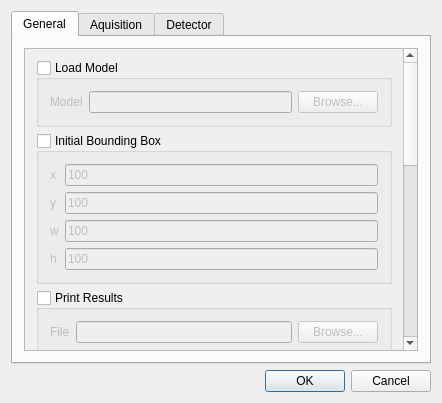
<?xml version="1.0" encoding="UTF-8"?>
<ui version="4.0">
 <class>ConfigDialog</class>
 <widget class="QDialog" name="QOpenTLD">
  <property name="geometry">
   <rect>
    <x>0</x>
    <y>0</y>
    <width>442</width>
    <height>403</height>
   </rect>
  </property>
  <property name="windowTitle">
   <string>QOpenTLD</string>
  </property>
  <property name="windowIcon">
   <iconset resource="../../../res/rcs.qrc">
    <normaloff>:/res/img/opentld.png</normaloff>:/res/img/opentld.png</iconset>
  </property>
  <property name="sizeGripEnabled">
   <bool>false</bool>
  </property>
  <layout class="QVBoxLayout" name="verticalLayout">
   <item>
    <widget class="QTabWidget" name="tabWidget">
     <property name="currentIndex">
      <number>0</number>
     </property>
     <widget class="QWidget" name="tab_general">
      <attribute name="title">
       <string>General</string>
      </attribute>
      <layout class="QHBoxLayout" name="horizontalLayout_3">
       <item>
        <widget class="QScrollArea" name="scrollArea_general">
         <property name="widgetResizable">
          <bool>true</bool>
         </property>
         <widget class="QWidget" name="scrollAreaWidgetContents_general">
          <property name="geometry">
           <rect>
            <x>0</x>
            <y>0</y>
            <width>384</width>
            <height>810</height>
           </rect>
          </property>
          <layout class="QGridLayout" name="gridLayout_3">
           <item row="0" column="0" colspan="2">
            <widget class="QGroupBox" name="groupBox_loadModel">
             <property name="title">
              <string>Load Model</string>
             </property>
             <property name="checkable">
              <bool>true</bool>
             </property>
             <property name="checked">
              <bool>false</bool>
             </property>
             <layout class="QHBoxLayout" name="horizontalLayout_2">
              <item>
               <widget class="QLabel" name="label_modelPath">
                <property name="text">
                 <string>Model</string>
                </property>
               </widget>
              </item>
              <item>
               <widget class="QLineEdit" name="lineEdit_modelPath"/>
              </item>
              <item>
               <widget class="QPushButton" name="pushButton_modelPath">
                <property name="text">
                 <string>Browse...</string>
                </property>
               </widget>
              </item>
             </layout>
            </widget>
           </item>
           <item row="1" column="0" colspan="2">
            <widget class="QGroupBox" name="groupBox_initialBoundingBox">
             <property name="title">
              <string>Initial Bounding Box</string>
             </property>
             <property name="checkable">
              <bool>true</bool>
             </property>
             <property name="checked">
              <bool>false</bool>
             </property>
             <layout class="QGridLayout" name="gridLayout_4">
              <item row="0" column="0">
               <widget class="QLabel" name="label_initialBoundingBoxX">
                <property name="text">
                 <string>x</string>
                </property>
               </widget>
              </item>
              <item row="1" column="0">
               <widget class="QLabel" name="label_initialBoundingBoxY">
                <property name="text">
                 <string>y</string>
                </property>
               </widget>
              </item>
              <item row="2" column="0">
               <widget class="QLabel" name="label_initialBoundingBoxW">
                <property name="text">
                 <string>w</string>
                </property>
               </widget>
              </item>
              <item row="3" column="0">
               <widget class="QLabel" name="label_initialBoundingBoxH">
                <property name="text">
                 <string>h</string>
                </property>
               </widget>
              </item>
              <item row="0" column="1">
               <widget class="QLineEdit" name="lineEdit_initialBoundingBoxX">
                <property name="text">
                 <string>100</string>
                </property>
               </widget>
              </item>
              <item row="1" column="1">
               <widget class="QLineEdit" name="lineEdit_initialBoundingBoxY">
                <property name="text">
                 <string>100</string>
                </property>
               </widget>
              </item>
              <item row="2" column="1">
               <widget class="QLineEdit" name="lineEdit_initialBoundingBoxW">
                <property name="text">
                 <string>100</string>
                </property>
               </widget>
              </item>
              <item row="3" column="1">
               <widget class="QLineEdit" name="lineEdit_initialBoundingBoxH">
                <property name="text">
                 <string>100</string>
                </property>
               </widget>
              </item>
             </layout>
            </widget>
           </item>
           <item row="7" column="0">
            <widget class="QLabel" name="label_theta">
             <property name="text">
              <string>Theta</string>
             </property>
            </widget>
           </item>
           <item row="7" column="1">
            <widget class="QLineEdit" name="lineEdit_theta">
             <property name="text">
              <string>0.8</string>
             </property>
            </widget>
           </item>
           <item row="3" column="0" colspan="2">
            <widget class="QGroupBox" name="groupBox_trajectory">
             <property name="title">
              <string>Trajectory</string>
             </property>
             <property name="checkable">
              <bool>true</bool>
             </property>
             <layout class="QHBoxLayout" name="horizontalLayout_5">
              <item>
               <widget class="QLabel" name="label_trajectory">
                <property name="text">
                 <string>Trajectory Frames</string>
                </property>
               </widget>
              </item>
              <item>
               <widget class="QLineEdit" name="lineEdit_trajectory">
                <property name="text">
                 <string>20</string>
                </property>
               </widget>
              </item>
             </layout>
            </widget>
           </item>
           <item row="9" column="0" colspan="2">
            <widget class="QCheckBox" name="checkBox_learning">
             <property name="text">
              <string>Learning</string>
             </property>
             <property name="checked">
              <bool>true</bool>
             </property>
            </widget>
           </item>
           <item row="8" column="0" colspan="2">
            <widget class="QCheckBox" name="checkBox_selectManually">
             <property name="text">
              <string>Select Manually</string>
             </property>
             <property name="checked">
              <bool>false</bool>
             </property>
            </widget>
           </item>
           <item row="10" column="0" colspan="2">
            <widget class="QCheckBox" name="checkBox_showOutput">
             <property name="text">
              <string>Show Output</string>
             </property>
             <property name="checked">
              <bool>true</bool>
             </property>
            </widget>
           </item>
           <item row="11" column="0" colspan="2">
            <widget class="QCheckBox" name="checkBox_showNotConfident">
             <property name="text">
              <string>Show Not Confident</string>
             </property>
             <property name="checked">
              <bool>true</bool>
             </property>
            </widget>
           </item>
           <item row="12" column="0" colspan="2">
            <widget class="QCheckBox" name="checkBox_showColorImage">
             <property name="text">
              <string>Show Color Image</string>
             </property>
            </widget>
           </item>
           <item row="13" column="0" colspan="2">
            <widget class="QCheckBox" name="checkBox_showDetections">
             <property name="text">
              <string>Show Detections</string>
             </property>
            </widget>
           </item>
           <item row="14" column="0" colspan="2">
            <widget class="QCheckBox" name="checkBox_showForeground">
             <property name="text">
              <string>Show Foreground</string>
             </property>
            </widget>
           </item>
           <item row="4" column="0" colspan="2">
            <widget class="QGroupBox" name="groupBox_saveOutput">
             <property name="title">
              <string>Save Output</string>
             </property>
             <property name="checkable">
              <bool>true</bool>
             </property>
             <property name="checked">
              <bool>false</bool>
             </property>
             <layout class="QHBoxLayout" name="horizontalLayout_6">
              <item>
               <widget class="QLabel" name="label_outputDir">
                <property name="text">
                 <string>Directory</string>
                </property>
               </widget>
              </item>
              <item>
               <widget class="QLineEdit" name="lineEdit_outputDir"/>
              </item>
              <item>
               <widget class="QPushButton" name="pushButton_outputDir">
                <property name="text">
                 <string>Browse...</string>
                </property>
               </widget>
              </item>
             </layout>
            </widget>
           </item>
           <item row="2" column="0" colspan="2">
            <widget class="QGroupBox" name="groupBox_printResults">
             <property name="title">
              <string>Print Results</string>
             </property>
             <property name="checkable">
              <bool>true</bool>
             </property>
             <property name="checked">
              <bool>false</bool>
             </property>
             <layout class="QHBoxLayout" name="horizontalLayout_7">
              <item>
               <widget class="QLabel" name="label_printResults">
                <property name="text">
                 <string>File</string>
                </property>
               </widget>
              </item>
              <item>
               <widget class="QLineEdit" name="lineEdit_printResults"/>
              </item>
              <item>
               <widget class="QPushButton" name="pushButton_printResults">
                <property name="text">
                 <string>Browse...</string>
                </property>
               </widget>
              </item>
             </layout>
            </widget>
           </item>
           <item row="6" column="0" colspan="2">
            <widget class="QGroupBox" name="groupBox_printTiming">
             <property name="title">
              <string>Print Timing</string>
             </property>
             <property name="checkable">
              <bool>true</bool>
             </property>
             <property name="checked">
              <bool>false</bool>
             </property>
             <layout class="QHBoxLayout" name="horizontalLayout_8">
              <item>
               <widget class="QLabel" name="label_printTiming">
                <property name="text">
                 <string>File</string>
                </property>
               </widget>
              </item>
              <item>
               <widget class="QLineEdit" name="lineEdit_printTiming"/>
              </item>
              <item>
               <widget class="QPushButton" name="pushButton_printTiming">
                <property name="text">
                 <string>Browse...</string>
                </property>
               </widget>
              </item>
             </layout>
            </widget>
           </item>
           <item row="15" column="0" colspan="2">
            <widget class="QCheckBox" name="checkBox_alternating">
             <property name="text">
              <string>Alternating</string>
             </property>
            </widget>
           </item>
           <item row="16" column="0" colspan="2">
            <widget class="QCheckBox" name="checkBox_exportModel">
             <property name="text">
              <string>Export Model</string>
             </property>
            </widget>
           </item>
          </layout>
         </widget>
        </widget>
       </item>
      </layout>
     </widget>
     <widget class="QWidget" name="tab_aquisition">
      <property name="enabled">
       <bool>true</bool>
      </property>
      <attribute name="title">
       <string>Aquisition</string>
      </attribute>
      <layout class="QHBoxLayout" name="horizontalLayout_4">
       <item>
        <widget class="QScrollArea" name="scrollArea_aquisition">
         <property name="widgetResizable">
          <bool>true</bool>
         </property>
         <widget class="QWidget" name="scrollAreaWidgetContents_aquisition">
          <property name="geometry">
           <rect>
            <x>0</x>
            <y>0</y>
            <width>400</width>
            <height>299</height>
           </rect>
          </property>
          <layout class="QGridLayout" name="gridLayout_6">
           <item row="1" column="2">
            <widget class="QPushButton" name="pushButton_imagePath">
             <property name="enabled">
              <bool>false</bool>
             </property>
             <property name="text">
              <string>Browse...</string>
             </property>
            </widget>
           </item>
           <item row="0" column="0">
            <widget class="QLabel" name="label_method">
             <property name="text">
              <string>Method</string>
             </property>
            </widget>
           </item>
           <item row="1" column="0">
            <widget class="QLabel" name="label_imagePath">
             <property name="enabled">
              <bool>false</bool>
             </property>
             <property name="text">
              <string>File</string>
             </property>
            </widget>
           </item>
           <item row="0" column="1" colspan="2">
            <widget class="QComboBox" name="comboBox_method">
             <item>
              <property name="text">
               <string>Camera</string>
              </property>
             </item>
             <item>
              <property name="text">
               <string>Images</string>
              </property>
             </item>
             <item>
              <property name="text">
               <string>Video</string>
              </property>
             </item>
            </widget>
           </item>
           <item row="1" column="1">
            <widget class="QLineEdit" name="lineEdit_imagePath">
             <property name="enabled">
              <bool>false</bool>
             </property>
            </widget>
           </item>
           <item row="3" column="0" colspan="3">
            <widget class="QGroupBox" name="groupBox_lastFrame">
             <property name="title">
              <string>Last Frame</string>
             </property>
             <property name="checkable">
              <bool>true</bool>
             </property>
             <property name="checked">
              <bool>false</bool>
             </property>
             <layout class="QHBoxLayout" name="horizontalLayout_10">
              <item>
               <widget class="QLabel" name="label_lastFrame">
                <property name="text">
                 <string>Last Frame</string>
                </property>
               </widget>
              </item>
              <item>
               <widget class="QLineEdit" name="lineEdit_lastFrame">
                <property name="text">
                 <string>0</string>
                </property>
               </widget>
              </item>
             </layout>
            </widget>
           </item>
           <item row="2" column="0">
            <widget class="QLabel" name="label_startFrame">
             <property name="text">
              <string>Start Frame</string>
             </property>
            </widget>
           </item>
           <item row="2" column="1" colspan="2">
            <widget class="QLineEdit" name="lineEdit_startFrame">
             <property name="text">
              <string>1</string>
             </property>
            </widget>
           </item>
          </layout>
         </widget>
        </widget>
       </item>
      </layout>
     </widget>
     <widget class="QWidget" name="tab_detector">
      <attribute name="title">
       <string>Detector</string>
      </attribute>
      <layout class="QHBoxLayout" name="horizontalLayout_9">
       <item>
        <widget class="QScrollArea" name="scrollArea_detector">
         <property name="widgetResizable">
          <bool>true</bool>
         </property>
         <widget class="QWidget" name="scrollAreaWidgetContents_detector">
          <property name="geometry">
           <rect>
            <x>0</x>
            <y>0</y>
            <width>400</width>
            <height>299</height>
           </rect>
          </property>
          <layout class="QGridLayout" name="gridLayout">
           <item row="0" column="0" colspan="2">
            <widget class="QGroupBox" name="groupBox_proportionalShift">
             <property name="autoFillBackground">
              <bool>false</bool>
             </property>
             <property name="title">
              <string>Proportional Shift</string>
             </property>
             <property name="flat">
              <bool>false</bool>
             </property>
             <property name="checkable">
              <bool>true</bool>
             </property>
             <layout class="QHBoxLayout" name="horizontalLayout">
              <item>
               <widget class="QLabel" name="label_proportionalShift">
                <property name="text">
                 <string>Proportional Shift</string>
                </property>
               </widget>
              </item>
              <item>
               <widget class="QLineEdit" name="lineEdit_proportionalShift">
                <property name="inputMethodHints">
                 <set>Qt::ImhNone</set>
                </property>
                <property name="inputMask">
                 <string/>
                </property>
                <property name="text">
                 <string>0.1</string>
                </property>
               </widget>
              </item>
             </layout>
            </widget>
           </item>
           <item row="1" column="0">
            <widget class="QLabel" name="label_minScale">
             <property name="text">
              <string>Min Scale</string>
             </property>
            </widget>
           </item>
           <item row="1" column="1">
            <widget class="QLineEdit" name="lineEdit_minScale">
             <property name="inputMask">
              <string/>
             </property>
             <property name="text">
              <string>-10</string>
             </property>
            </widget>
           </item>
           <item row="2" column="0">
            <widget class="QLabel" name="label_maxScale">
             <property name="text">
              <string>Max Scale</string>
             </property>
            </widget>
           </item>
           <item row="2" column="1">
            <widget class="QLineEdit" name="lineEdit_maxScale">
             <property name="text">
              <string>10</string>
             </property>
            </widget>
           </item>
           <item row="3" column="0">
            <widget class="QLabel" name="label_numberOfFeatures">
             <property name="text">
              <string>Number of Features</string>
             </property>
            </widget>
           </item>
           <item row="3" column="1">
            <widget class="QLineEdit" name="lineEdit_numberOfFeatures">
             <property name="text">
              <string>10</string>
             </property>
            </widget>
           </item>
           <item row="4" column="0">
            <widget class="QLabel" name="label_numberOfTrees">
             <property name="text">
              <string>Number of Trees</string>
             </property>
            </widget>
           </item>
           <item row="4" column="1">
            <widget class="QLineEdit" name="lineEdit_numberOfTrees">
             <property name="text">
              <string>10</string>
             </property>
            </widget>
           </item>
           <item row="5" column="0">
            <widget class="QLabel" name="label_minSize">
             <property name="text">
              <string>Min Size</string>
             </property>
            </widget>
           </item>
           <item row="5" column="1">
            <widget class="QLineEdit" name="lineEdit_minSize">
             <property name="text">
              <string>25</string>
             </property>
            </widget>
           </item>
          </layout>
         </widget>
        </widget>
       </item>
      </layout>
     </widget>
    </widget>
   </item>
   <item>
    <widget class="QDialogButtonBox" name="buttonBox">
     <property name="standardButtons">
      <set>QDialogButtonBox::Cancel|QDialogButtonBox::Ok</set>
     </property>
    </widget>
   </item>
  </layout>
 </widget>
 <layoutdefault spacing="6" margin="11"/>
 <tabstops>
  <tabstop>pushButton_modelPath</tabstop>
  <tabstop>lineEdit_proportionalShift</tabstop>
  <tabstop>buttonBox</tabstop>
  <tabstop>lineEdit_modelPath</tabstop>
 </tabstops>
 <resources>
  <include location="../../../res/rcs.qrc"/>
 </resources>
 <connections/>
</ui>
